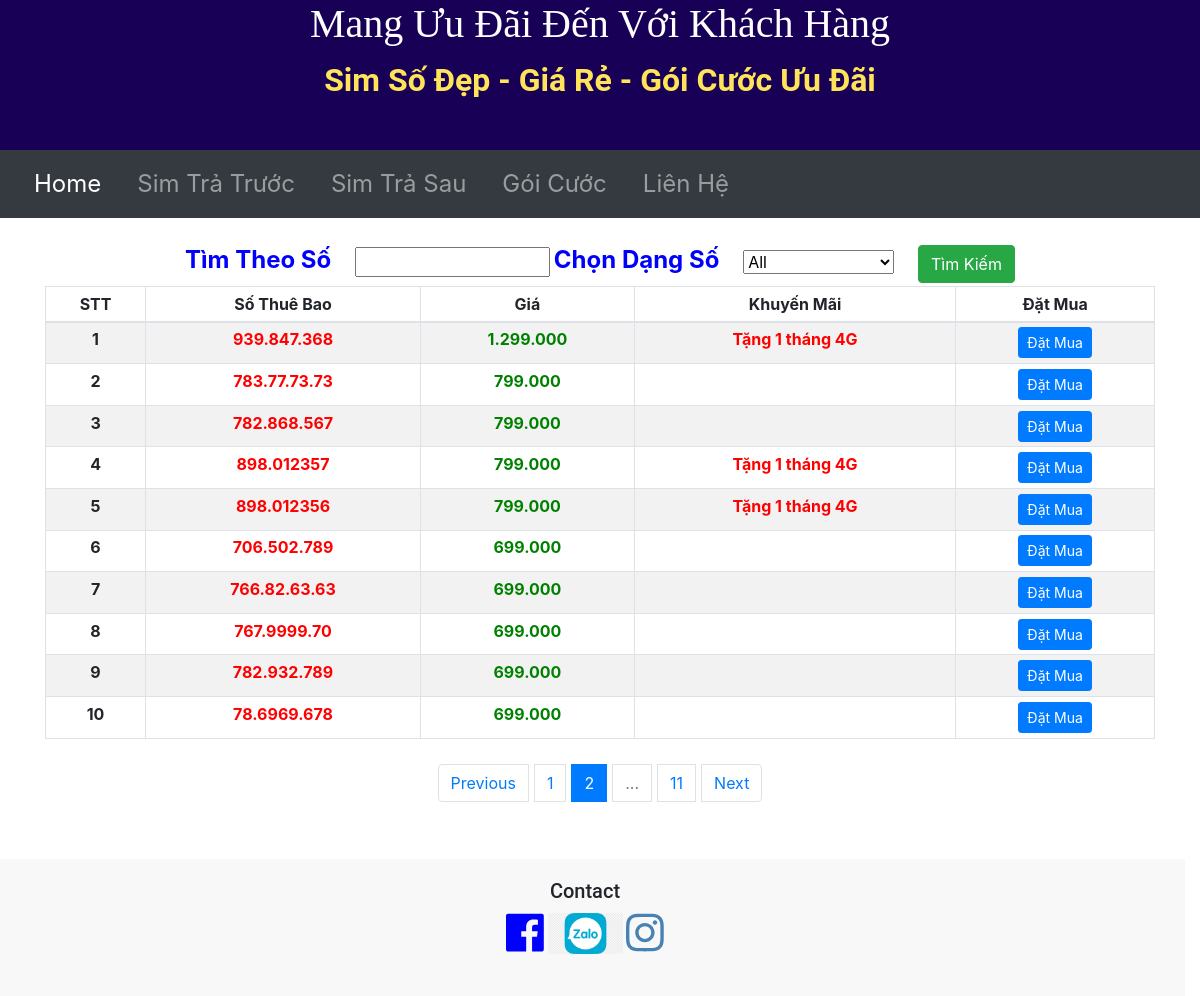
Screenshot of /tratruoc/2?dangso=All&socantim= with the database file from the repository.
### main.py (models this page shows)
class SimSo(db.Model):
    id = db.Column(db.Integer, primary_key=True)
    sothuebao = db.Column(db.String(250), nullable=False)
    sodinhdang = db.Column(db.String(250), nullable=False)
    gia = db.Column(db.Integer, nullable=False)
    khuyenmai = db.Column(db.String(250), nullable=True)
    dangso = db.Column(db.String(250), nullable=True)
    sohuu = db.Column(db.String(250), nullable=False)

### main.py (the view, shortened to what this page needs)
@app.route("/tratruoc", methods=['GET', 'POST'], defaults={"page": 1})
@app.route('/tratruoc/<int:page>',methods=["GET","POST"])
def tratruoc(page):
    page = page
    pages = 10
    all_sim = SimSo.query.order_by(SimSo.gia.desc()).paginate(page,pages,error_out=False)
    dangso = request.args.get('dangso')
    socantim = request.args.get('socantim')
    if dangso != "" and dangso !=None and dangso != "All":
        all_sim = SimSo.query.filter_by(dangso=dangso).paginate(page, pages, error_out=False)
        return render_template('tratruoc.html', all_sim=all_sim, dangso=dangso)
    elif socantim != "" and socantim != None:
        search = "%{}%".format(socantim)
        all_sim = SimSo.query.filter(SimSo.sothuebao.like(search)).paginate(page, pages, error_out=False)
        return render_template('tratruoc.html', all_sim=all_sim, socantim=socantim)
    return render_template('tratruoc.html', all_sim = all_sim, dangso="All")

### templates/tratruoc.html (shortened to what this page needs)
{% include "header.html" %}
<!DOCTYPE html>
<html lang="en" dir="ltr">
<head>
  <link href="{{ url_for('static', filename='css/styles.css')}}" rel="stylesheet">
  <link rel="stylesheet" href="https://cdn.jsdelivr.net/npm/bootstrap@4.6.0/dist/css/bootstrap.min.css">
</head>
<body>
<div class="container ">
  <form class="timso" action="" method="post">
      <div class="col-lg-12">
          <label for=""class="chonsim">Tìm Theo Số</label>
          <input type="text" size="14" name="socantim" value="{{socantim}}" class="btn-timso">
    <label for="cars" class="chonsim">Chọn Dạng Số</label>
    <select name="cars" id="cars" >
      <option  value="{{dangso}}">{{ dangso }}</option>
    </select>
      <button type="submit" class="btn btn-success">Tìm Kiếm</button><br>
  </div>
  </form>
  <div class="bang-tt">
    <table class="table table-sm table-bordered table-striped">
      <thead>
        <tr>
          <th scope="col-3">STT</th>
          <th scope="col-3">Số Thuê Bao</th>
          <th scope="col-3">Giá</th>
          <th scope="col-3">Khuyến Mãi</th>
          <th scope="col-3">Đặt Mua</th>
        </tr>
      </thead>
      <tbody>
        {% for sim in all_sim.items %}
        <tr>
          <th scope="row">{{loop.index}}</th>
          <td class="stb">{{ sim.sodinhdang }}</td>
          <td class="price">{{ '{:,}'.format(sim.gia).replace(',', '.')}}</td>
          {% if sim.khuyenmai %}
          <td class="stb">{{ sim.khuyenmai }}</td>
          {% else %}
          <td class="stb"></td>
          {% endif %}
          <td><a href="{{url_for('show_tt', stb=sim.sothuebao, gia = sim.gia) }}"><button type="submit" class="btn btn-primary btn-sm">Đặt Mua </button></a></td>
        </tr>
      {% endfor %}
      </tbody>
    </table>
    <form>
    <nav aria-label="Page navigation example">
  <ul class="pagination justify-content-center">
    {% if all_sim.has_prev %}
      <li class="page-item"><a class="page-link" href="{{ url_for('tratruoc', page=all_sim.prev_num, dangso=dangso, socantim=socantim) }}">Previous</a></li>
    {% else %}
      <li class="page-item"><a class="page-link" href="">Previous</a></li>
    {% endif %}
    {% for page in all_sim.iter_pages(left_edge=2, right_edge=1,left_current=1, right_current=1) %}
     {% if page %}
        {% if page==all_sim.page %}
          <li class="page-item active" ><a class="page-link" href="{{ url_for('tratruoc', page=page, dangso=dangso, socantim=socantim) }}" >{{ page }}</a></li>
        {% else %}
          <li class="page-item" ><a class="page-link" href="{{ url_for('tratruoc', page=page, dangso=dangso, socantim=socantim) }}" >{{ page }}</a></li>
        {% endif %}
      {% else %}
          <li class="page-item disabled" ><a class="page-link" href="" >...</a></li>
    {% endif %}
     {% endfor %}
    {% if all_sim.has_next %}
      <li class="page-item"><a class="page-link" href="{{ url_for('tratruoc', page=all_sim.next_num, dangso=dangso, socantim=socantim) }}">Next</a></li>
    {% else %}
      <li class="page-item"><a class="page-link" href="">Next</a></li>
    {% endif %}
  </ul>
</nav>
      </form>
  </div>
</div>
</body>
{% include "footer.html" %}
</html>

### static/css/styles.css (style rules this page uses)
body { font-size: 16px; font-family: 'Merriweather', serif; position: relative; padding-left: 0px; }
.page-item { margin: 5px 3px 5px 3px; }
.bang-tt { width: 45%; margin: auto; margin-top: 1%; }
.stb { color: red; font-weight: bold; }
.price { color: green; font-weight:bolder; }
.timso { color: blue; font-weight: bolder; font-size: 1rem; text-align: center; }
.chonsim { padding-right: 20px; font-size: 1.5rem; }
#cars { margin-right: 20px; padding-right: 40px; }
.pagination { margin-top: 20px; }
.container { position: relative; text-align: center; margin-top: 2%; }
@media screen and (max-width: 1200px) { .bang-tt { font-size: 1rem; width: 100%; margin:auto; } }

### rows the page displays
SimSo: sodinhdang "939.847.368", gia "1.299.000", khuyenmai "Tặng 1 tháng 4G"
SimSo: sodinhdang "783.77.73.73", gia "799.000"
SimSo: sodinhdang "782.868.567", gia "799.000"
SimSo: sodinhdang "898.012357", gia "799.000", khuyenmai "Tặng 1 tháng 4G"
SimSo: sodinhdang "898.012356", gia "799.000", khuyenmai "Tặng 1 tháng 4G"
SimSo: sodinhdang "706.502.789", gia "699.000"
SimSo: sodinhdang "766.82.63.63", gia "699.000"
SimSo: sodinhdang "767.9999.70", gia "699.000"
SimSo: sodinhdang "782.932.789", gia "699.000"
SimSo: sodinhdang "78.6969.678", gia "699.000"

### other values shown
{{ page }} "1" "11"
{{ page }} "2"
form field cars "All"
